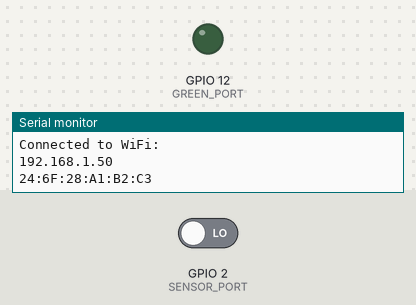
The sketch below on a simulated ESP8266 (NodeMCU). Shown: output pins drawn as LEDs (lit = HIGH), the last lines printed to the serial monitor. The inputs (shaded band) are chosen by the test bench; at power-on: GPIO 2 (SENSOR_PORT) LOW. WiFi joins after 1.5 s; servers stay silent unless stated; uploads are accepted with an empty reply.

Above: at 3.2 s.
3.3 s: GPIO 2 (SENSOR_PORT) driven HIGH
At 4.3 s:
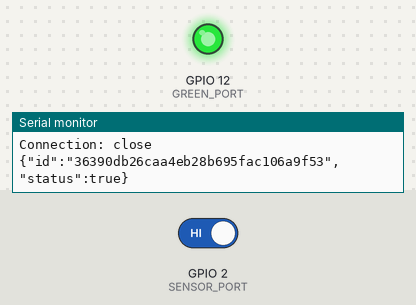
4.8 s: GPIO 2 (SENSOR_PORT) driven LOW
At 6.3 s:
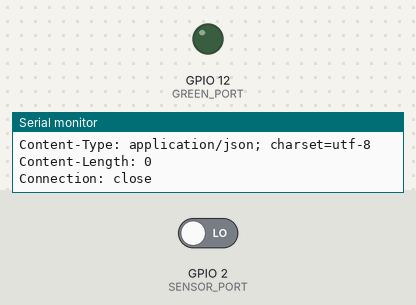
Timing chart, 0 to 7.8 s (numbered marks = the images above; inputs shaded):
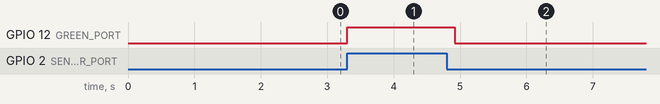

Measured:
- after the input at 3.3 s, GPIO 12 (GREEN_PORT): LOW → HIGH at once
- after the input at 4.8 s, GPIO 12 (GREEN_PORT): HIGH → LOW after 0.12 s

The sketch:

wittycloud-digital-pin.ino
```cpp
#include "configuration.h"

#include <ESP8266WiFi.h>
#include <WiFiClient.h>

WiFiClient client;
String response = "";

void setup() {

  pinMode(SENSOR_PORT, INPUT);
  pinMode(GREEN_PORT, OUTPUT);

  // Start the serial port
  Serial.begin(9600);
  Serial.println();
  Serial.println("ESP8266 digital pin will start");
  Serial.setDebugOutput(true);

  // Connect to WiFi
  // TODO: Whether need to connect only once? How to reconnect in case of errors?
  WiFi.mode(WIFI_STA);
  WiFi.begin(WIFI_NAME, WIFI_PASSWORD);
  while (WiFi.status() != WL_CONNECTED) {
    delay(1000);
    Serial.println("*");
  }

  Serial.println();
  Serial.println("Connected to WiFi:");
  Serial.println(WiFi.localIP());
  Serial.println(WiFi.macAddress());
}

void loop() {

  if (!client.connected()) {

    // Process and clean the previous response
    if (0 < response.length()) {
      Serial.println("HTTP response:");
      Serial.println(response);
      response = "";
    }

    int sensorState = digitalRead(SENSOR_PORT);
    if (sensorState) {

      digitalWrite(GREEN_PORT, HIGH);

      char* request = "{\"id\":\"36390db26caa4eb28b695fac106a9f53\",\"status\":true}";
      Serial.println(request);

      // Connect to the Web server
      if (client.connect(ONION_REDIS_API_GATEWAY_IP, ONION_REDIS_API_GATEWAY_PORT)) {
        Serial.println("Connected to Web server");
        // client.println("POST /SolidIoT/WittyCloudDigitalPin/PIRMotion HTTP/1.1");
        client.println("POST /test/Echo/echo HTTP/1.0");
        client.printf("Content-Length: %d", strlen(request));
        client.println();
        client.println();
        client.println(request);
        client.println();
      }
    } else {
      digitalWrite(GREEN_PORT, LOW);
    }
  }

  while (client.available()) {
    char c = client.read();
    response += c;
  }
}
```

configuration.h
```cpp
#define SENSOR_PORT 2
#define GREEN_PORT 12

#define WIFI_NAME "Volya"
#define WIFI_PASSWORD "SocSocovich"

#define ONION_REDIS_API_GATEWAY_IP "34.239.11.167"
#define ONION_REDIS_API_GATEWAY_PORT 81
```
